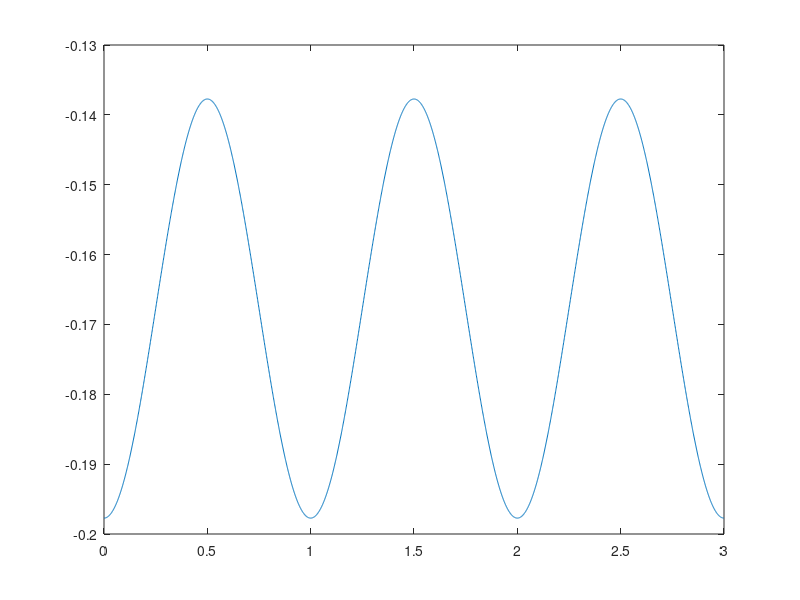
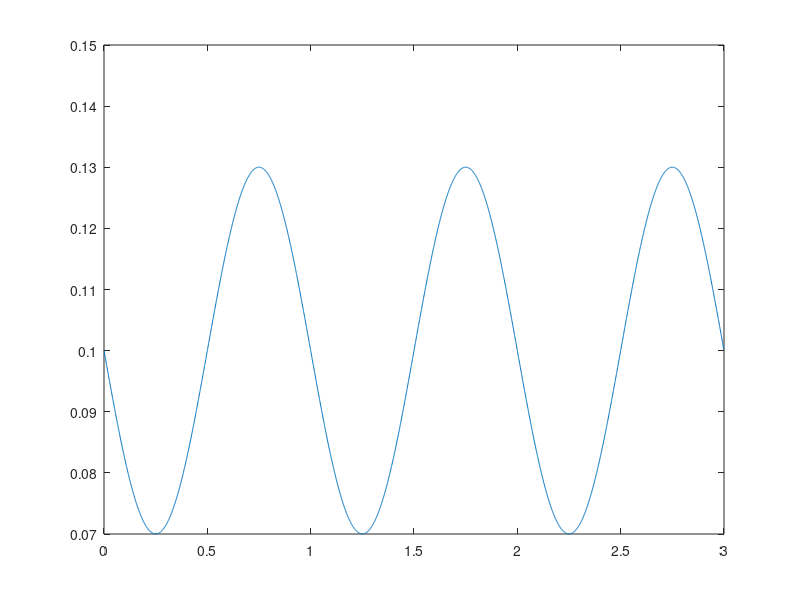
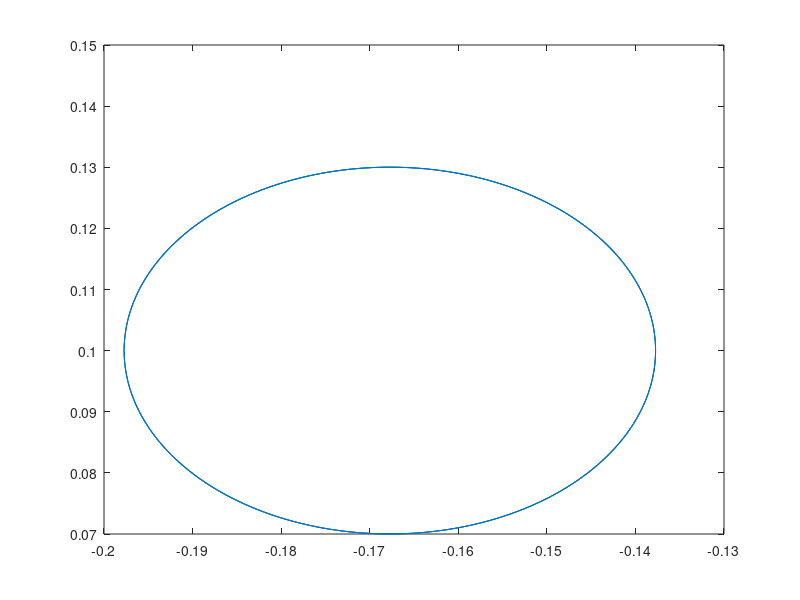

The MATLAB script that drew these images, in order:
%Test generate trajectory

L1 = 0.193675;
L2 = 0.19685;

off_x = -L1*sin(pi/3);
off_y = -(L1/2)+L2;

T = 3;
dt = 0.001;

t = 0:dt:(T-dt);
array_length = (T/dt);
%fx = 1; fy = 1;
%phi_x = 0; phi_y = -pi/2;
A_x = .03; A_y = .03;

x = zeros(array_length,1);
y = zeros(array_length,1);
theta = zeros(array_length,1);

for i = 1:array_length
    x(i) = -A_x*cos(2*pi*t(i)) + off_x;
    y(i) = -A_y*sin(2*pi*t(i)) + off_y;
end
plot(t,x)
figure
plot(t,y)
figure
plot(x,y)

% plot(x, y);
% axis square
% figure
% plot(-x,-y);
%[theta1 theta2 theta3] = generateTrajectory(x,y,theta,t,dt,'ELBOW_UP');